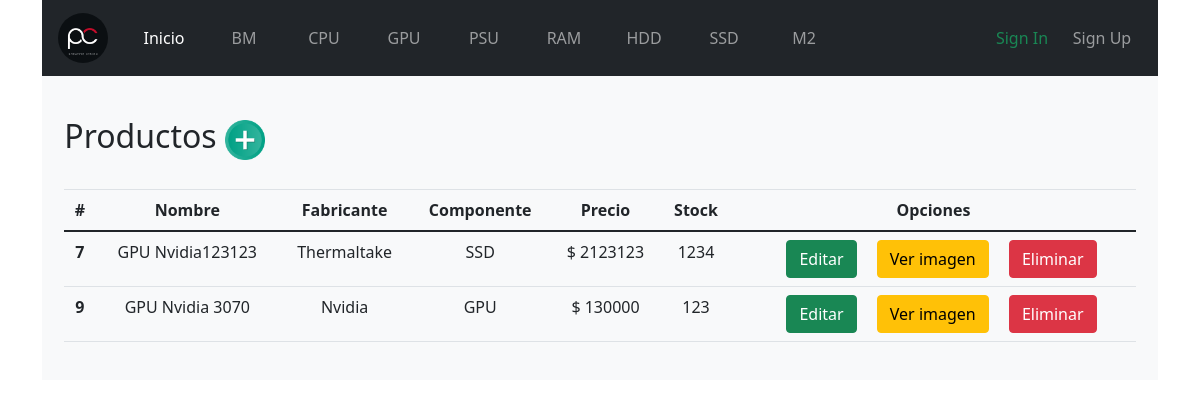
The page /panel/ on the database as committed earlier.
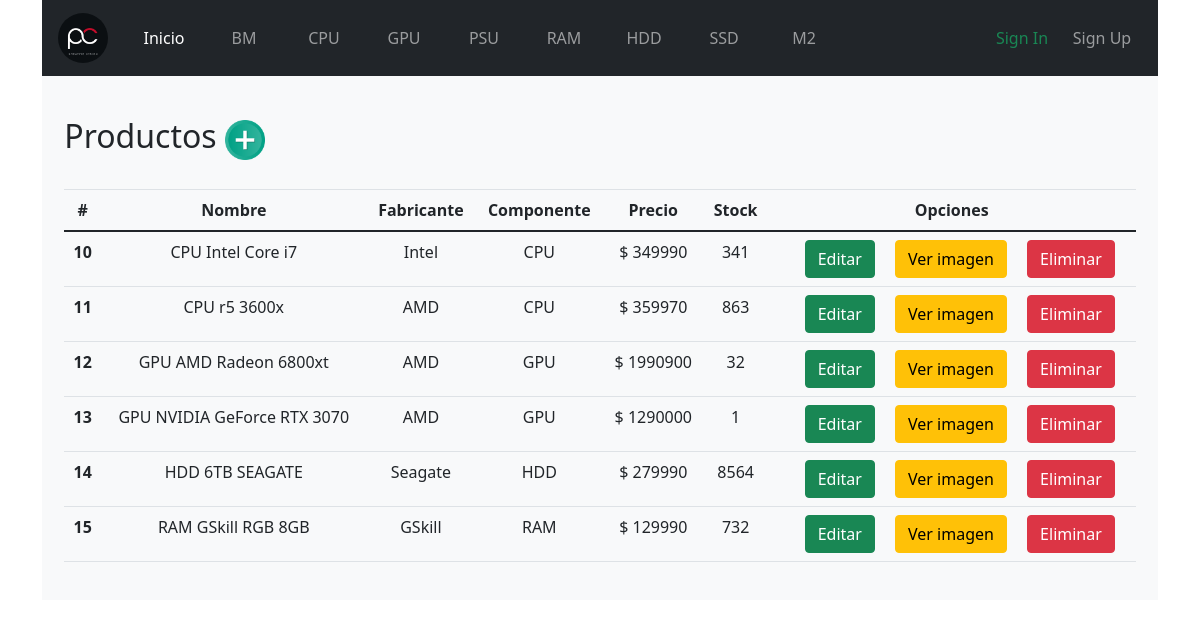
The same page on the database as committed later.
### core/models.py (models this page shows, shortened)
class Componente(models.Model):
    ID          = models.AutoField(primary_key=True)
    Nombre      = models.CharField(max_length=99)
    def __str__(self):
        return self.Nombre

class Producto(models.Model):
    ID          = models.AutoField(primary_key=True)
    Nombre      = models.CharField(max_length=99)
    Fabricante  = models.ForeignKey(Fabricante, on_delete=models.CASCADE, null=True, blank=True)
    Componente  = models.ForeignKey(Componente, on_delete=models.CASCADE, null=True, blank=True)
    Precio      = models.IntegerField(default=0)
    Stock       = models.IntegerField(default=0)
    def ruta_imagen(self, filename):
        return f'productos/{self.ID}/{filename}'
    Imagen = models.ImageField(upload_to = ruta_imagen, max_length = 9999, null = True, blank = True)

class Fabricante(models.Model):
    ID          = models.AutoField(primary_key=True)
    Nombre      = models.CharField(max_length=99)
    def __str__(self):
        return self.Nombre

### core/views.py (the view)
# urls.py: path('panel/', Panel, name='Panel'),
def Panel(request):
    productos = Producto.objects.all()
    fabricantes = Fabricante.objects.all()
    componentes = Componente.objects.all()
    contexto = {'productos': productos, 'fabricantes':fabricantes,'componentes':componentes}
    return render(request,'panel.html', contexto)

### core/templates/panel.html (shortened to what this page needs)
{% extends 'base.html' %}
{% load static %}
{% block body%}
<div class=" bg-light " style="padding: 2%;">
    <div><h2 class="justify-content-between">Productos
    <img src="../static/img/interface/add.ico" type="button" data-bs-toggle="modal" data-bs-target="#Add" alt="Añadir productos" style="margin-bottom: 2%;margin-top: 2%; max-width: 40px;">
    </h2>
    <div class="row">
        <div class="col-md-12 container justify-content-center">
              <table class="table" style="text-align: center;">
                <thead>
                  <tr>
                    <th scope="col">#</th>
                    <th scope="col">Nombre</th>
                    <th scope="col">Fabricante</th>
                    <th scope="col">Componente</th>
                    <th scope="col">Precio</th>
                    <th scope="col">Stock</th>
                    <th scope="col">Opciones</th>
                  </tr>
                </thead>
                <tbody>
                  <tr>
                    {% for Producto in productos %}
                    <th scope="row">{{Producto.ID}}</th>
                    <td>{{Producto.Nombre}}</td>
                    <td>{{Producto.Fabricante}}</td>
                    <td>{{Producto.Componente}}</td>
                    <td>$ {{Producto.Precio}}</td>
                    <td>{{Producto.Stock}}</td>
                    <td>
                       <button type="button" class="btn btn-success ml-3 " data-bs-toggle="modal" data-bs-target="#modal_edit_{{forloop.counter}}">
                            Editar
                          </button>
                        <button type="button" class="btn btn-warning ml-3 " data-bs-toggle="modal" data-bs-target="#exampleModal_{{forloop.counter}}"> Ver imagen </button>
                      <button type="button" class="btn btn-danger ml-3" data-bs-toggle="modal" data-bs-target="#modal_del">
                        Eliminar
                      </button>
                    </td>
                  </tr>
                  {% endfor %}
                </tbody>
              </table>
        </div>
    </div>
</div>
{% endblock%}

### core/templates/base.html (shortened to what this page needs)
<!doctype html>
<html lang="es/ES">
  <head>
    <link rel="stylesheet" href="https://stackpath.bootstrapcdn.com/bootstrap/4.3.1/css/bootstrap.min.css">
    <link href="https://cdn.jsdelivr.net/npm/bootstrap@5.0.1/dist/css/bootstrap.min.css" rel="stylesheet">
    <link rel="stylesheet" href="../static/css/style.css">
    </head>
    <body background="../static/img/interface/bg.jpg" class="container">
        <nav class=" navbar navbar-expand navbar-dark bg-dark" >
            <a class="navbar-brand" href="{% url 'index' %}">
                <img src="../static/img/interface/pc-logo.jpg" width="50" height="auto" alt="" style="margin-right: 2%;border-radius: 100%;" >
            </a>
            <div class="collapse navbar-collapse " id="navbarSupportedContent" >
            <ul class="navbar-nav mr-auto nav  justify-content-start" >
                <li class="nav-item active">
                <a class="nav-link" href="{% url 'index' %}">Inicio </a>
                </li>
                {%for Componente in componentes%}
                <li class="nav-item ">
                    <a class="nav-link" href="{% url 'Prod' Componente.ID%}">{{Componente.Nombre}}</a>
                </li>
                {%endfor%}
                    </ul>
                </div>
                <div class="collapse navbar-collapse justify-content-end" id="navbarSupportedContent">
                    <ul class="navbar-nav">
                        {% if user.is_authenticated %}
                        {% if user.username != 'admin' %}
                        <li class="nav-item">
                            <a class="nav-link" href="#">{{user.username}}</a>
                        </li>
                        {% elif user.username == 'admin' %}
                        <li class="nav-item">
                            <a class="nav-link" href="{% url 'Panel' %}">{{user.username}}</a>
                        </li>
                        {% endif %}
                        <li class="nav-item">
                            <a class="nav-link text-danger" href="{% url 'Out' %}">Sign Out</a>
                        </li>
                        {% else %}
                        <li class="nav-item">
                            <a class="nav-link text-success" href="{% url 'SignIn' %}">Sign In</a>
                        </li>
                        <li class="nav-item">
                            <a class="nav-link" href="{% url 'SignUp' %}">Sign Up</a>
                        </li>
                        {% endif %}
        </nav>
        {% block body %}
        {% endblock %}
  </body>
</html>

Rows that differ between the two databases and show on the page:
removed Producto: ID "7", Nombre "GPU Nvidia123123", Fabricante "Thermaltake", Componente "SSD", Precio "2123123", Stock "1234"
removed Producto: ID "9", Nombre "GPU Nvidia 3070", Fabricante "Nvidia", Componente "GPU", Precio "130000", Stock "123"
added Producto: ID "10", Nombre "CPU Intel Core i7", Fabricante "Intel", Componente "CPU", Precio "349990", Stock "341"
added Producto: ID "11", Nombre "CPU r5 3600x", Fabricante "AMD", Componente "CPU", Precio "359970", Stock "863"
added Producto: ID "12", Nombre "GPU AMD Radeon 6800xt", Fabricante "AMD", Componente "GPU", Precio "1990900", Stock "32"
added Producto: ID "13", Nombre "GPU NVIDIA GeForce RTX 3070", Fabricante "AMD", Componente "GPU", Precio "1290000", Stock "1"
added Producto: ID "14", Nombre "HDD 6TB SEAGATE", Fabricante "Seagate", Componente "HDD", Precio "279990", Stock "8564"
added Producto: ID "15", Nombre "RAM GSkill RGB 8GB", Fabricante "GSkill", Componente "RAM", Precio "129990", Stock "732"
